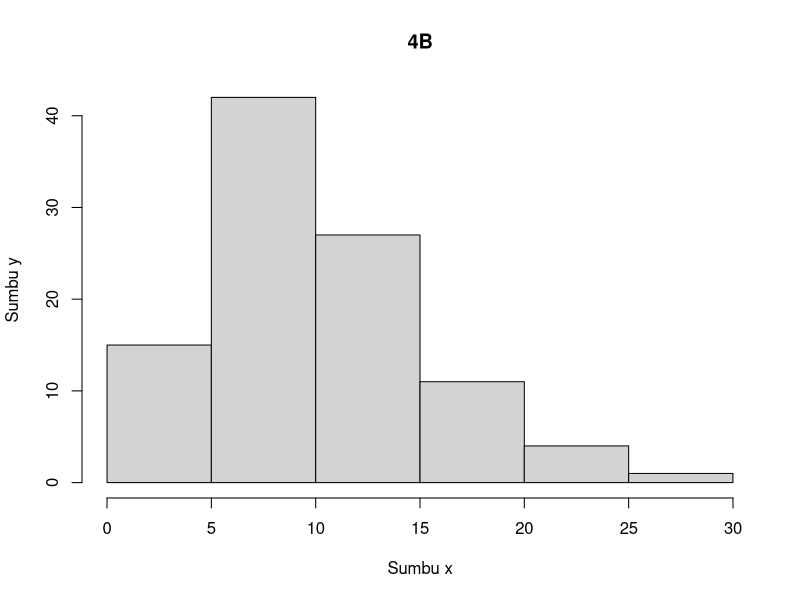

Generate this figure with R:
# A
x = 2
v = 10
print(paste("Probabilitas = ", dchisq(x, v)), quote=FALSE)

# B
n = 100
data = rchisq(n, v)
hist(data, xlab = "Sumbu x", ylab = "Sumbu y", main = "4B")

# C
Rataan = v
Varian = 2 * v
print(paste("Rataan = ", Rataan), quote=FALSE)
print(paste("Varian = ", Varian), quote=FALSE)